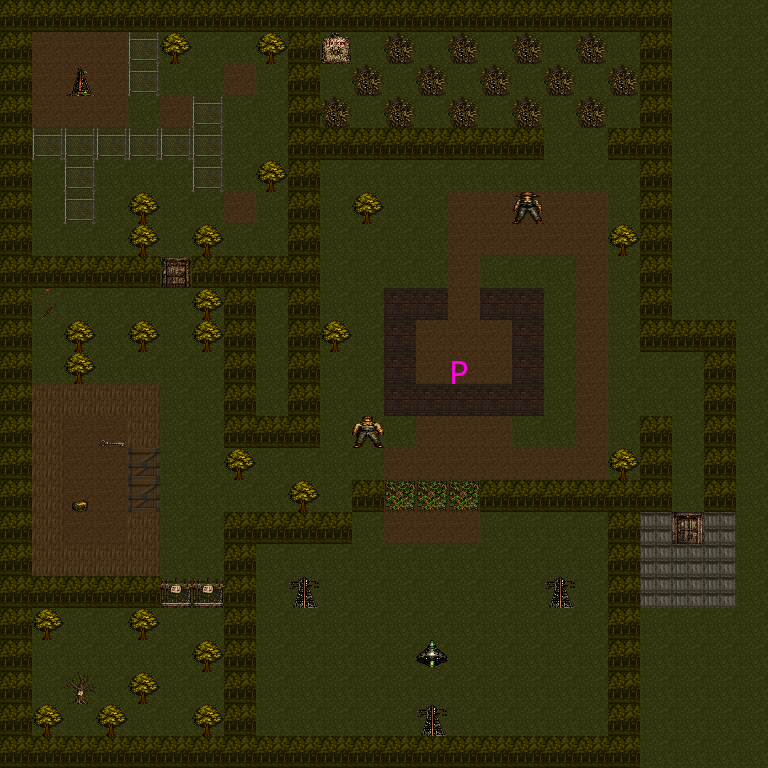

A level layout from a 2D game, rendered from its tile map. Below: a short description, then the map file with its tile-grid data intact:
An orthogonal 24x24 tile map with 32x32 px tiles, 3 tile layers (Floor, Walls, Entities).

<map version="1.5" tiledversion="1.7.2" orientation="orthogonal" renderorder="right-down" width="24" height="24" tilewidth="32" tileheight="32" infinite="0" nextlayerid="5" nextobjectid="2">
 <tileset firstgid="1" name="tileset" tilewidth="32" tileheight="32" tilecount="32" columns="8">
  <image source="tiles.png" width="256" height="128" />
 </tileset>
 <layer id="1" name="Floor" width="24" height="24">
  <data encoding="csv">
1,1,1,1,1,1,1,1,1,1,1,1,1,1,1,1,1,1,1,1,1,1,1,1,
1,3,3,3,1,1,1,1,1,1,1,1,1,1,1,1,1,1,1,1,1,1,1,1,
1,3,3,3,1,1,1,3,1,1,1,1,1,1,1,1,1,1,1,1,1,1,1,1,
1,3,3,3,1,3,1,1,1,1,1,1,1,1,1,1,1,1,1,1,1,1,1,1,
1,1,1,1,1,1,1,1,1,1,1,1,1,1,1,1,1,1,1,1,1,1,1,1,
1,1,1,1,1,1,1,1,1,1,1,1,1,1,1,1,1,1,1,1,1,1,1,1,
1,1,1,1,1,1,1,3,1,1,1,1,1,1,3,3,3,3,3,1,1,1,1,1,
1,1,1,1,1,1,1,1,1,1,1,1,1,1,3,3,3,3,3,1,1,1,1,1,
1,1,1,1,1,1,1,1,1,1,1,1,1,1,3,1,1,1,3,1,1,1,1,1,
1,1,1,1,1,1,1,1,1,1,1,1,1,1,3,1,1,1,3,1,1,1,1,1,
1,1,1,1,1,1,1,1,1,1,1,1,1,3,3,3,1,1,3,1,1,1,1,1,
1,1,1,1,1,1,1,1,1,1,1,1,1,3,3,3,1,1,3,1,1,1,1,1,
1,1,1,1,1,1,1,1,1,1,1,1,1,1,1,1,1,1,3,1,1,1,1,1,
1,1,3,3,1,1,1,1,1,1,1,1,1,3,3,3,1,1,3,1,1,1,1,1,
1,1,3,3,3,1,1,1,1,1,1,1,3,3,3,3,3,3,3,1,1,1,1,1,
1,1,3,3,3,1,1,1,1,1,1,1,3,3,3,1,1,1,1,1,1,1,1,1,
1,1,3,3,1,1,1,1,1,1,1,1,3,3,3,1,1,1,1,1,22,22,22,1,
1,1,1,1,1,1,1,1,1,1,1,1,1,1,1,1,1,1,1,1,22,22,22,1,
1,1,1,1,1,1,1,1,1,1,1,1,1,1,1,1,1,1,1,1,22,22,22,1,
1,1,1,1,1,1,1,1,1,1,1,1,1,1,1,1,1,1,1,1,1,1,1,1,
1,1,1,1,1,1,1,1,1,1,1,1,1,1,1,1,1,1,1,1,1,1,1,1,
1,1,1,1,1,1,1,1,1,1,1,1,1,1,1,1,1,1,1,1,1,1,1,1,
1,1,1,1,1,1,1,1,1,1,1,1,1,1,1,1,1,1,1,1,1,1,1,1,
1,1,1,1,1,1,1,1,1,1,1,1,1,1,1,1,1,1,1,1,1,1,1,1
</data>
 </layer>
 <layer id="2" name="Walls" width="24" height="24">
  <data encoding="csv">
5,5,5,5,5,5,5,5,5,5,5,5,5,5,5,5,5,5,5,5,5,0,0,0,
5,0,0,0,0,0,0,0,0,5,0,0,0,0,0,0,0,0,0,0,5,0,0,0,
5,0,0,0,0,0,0,0,0,5,0,0,0,0,0,0,0,0,0,0,5,0,0,0,
5,0,0,0,0,0,0,0,0,5,0,0,0,0,0,0,0,0,0,0,5,0,0,0,
5,0,0,0,0,0,0,0,0,5,5,5,5,5,5,5,5,0,0,5,5,0,0,0,
5,0,0,0,0,0,0,0,0,5,0,0,0,0,0,0,0,0,0,0,5,0,0,0,
5,0,0,0,0,0,0,0,0,5,0,0,0,0,0,0,0,0,0,0,5,0,0,0,
5,0,0,0,0,0,0,0,0,5,0,0,0,0,0,0,0,0,0,0,5,0,0,0,
5,5,5,5,5,0,5,5,5,5,0,0,0,0,0,0,0,0,0,0,5,0,0,0,
5,0,0,0,0,0,0,5,0,5,0,0,14,14,0,14,14,0,0,0,5,0,0,0,
5,0,0,0,0,0,0,5,0,5,0,0,14,0,0,0,14,0,0,0,5,5,5,0,
5,0,0,0,0,0,0,5,0,5,0,0,14,0,0,0,14,0,0,0,0,0,5,0,
5,4,4,4,4,0,0,5,0,5,0,0,14,14,14,14,14,0,0,0,0,0,5,0,
5,4,0,0,4,0,0,5,5,5,0,0,0,0,0,0,0,0,0,0,5,0,5,0,
5,4,0,0,2,0,0,0,0,0,0,0,0,0,0,0,0,0,0,0,5,0,5,0,
5,4,0,0,2,0,0,0,0,0,0,5,0,0,0,5,5,5,5,5,5,0,5,0,
5,4,0,0,4,0,0,5,5,5,5,0,0,0,0,0,0,0,0,5,22,23,22,0,
5,4,4,4,4,0,0,5,0,0,0,0,0,0,0,0,0,0,0,5,22,0,22,0,
5,5,5,5,5,0,0,5,0,0,0,0,0,0,0,0,0,0,0,5,22,22,22,0,
5,0,0,0,0,0,0,5,0,0,0,0,0,0,0,0,0,0,0,5,0,0,0,0,
5,0,0,0,0,0,0,5,0,0,0,0,0,0,0,0,0,0,0,5,0,0,0,0,
5,0,0,0,0,0,0,5,0,0,0,0,0,0,0,0,0,0,0,5,0,0,0,0,
5,0,0,0,0,0,0,5,0,0,0,0,0,0,0,0,0,0,0,5,0,0,0,0,
5,5,5,5,5,5,5,5,5,5,5,5,5,5,5,5,5,5,5,5,0,0,0,0
</data>
 </layer>
 <layer id="4" name="Entities" width="24" height="24">
  <data encoding="csv">
0,0,0,0,0,0,0,0,0,0,0,0,0,0,0,0,0,0,0,0,0,0,0,0,
0,0,0,0,26,11,0,0,11,0,21,0,20,0,20,0,20,0,20,0,0,0,0,0,
0,0,15,0,26,0,0,0,0,0,0,20,0,20,0,20,0,20,0,20,0,0,0,0,
0,0,0,0,0,0,26,0,0,0,20,0,20,0,20,0,20,0,20,0,0,0,0,0,
0,26,26,26,26,26,26,0,0,0,0,0,0,0,0,0,0,0,0,0,0,0,0,0,
0,0,26,0,0,0,26,0,11,0,0,0,0,0,0,0,0,0,0,0,0,0,0,0,
0,0,26,0,11,0,0,0,0,0,0,11,0,0,0,0,8,0,0,0,0,0,0,0,
0,0,0,0,11,0,11,0,0,0,0,0,0,0,0,0,0,0,0,11,0,0,0,0,
0,0,0,0,0,19,0,0,0,0,0,0,0,0,0,0,0,0,0,0,0,0,0,0,
0,6,0,0,0,0,11,0,0,0,0,0,0,0,0,0,0,0,0,0,0,0,0,0,
0,0,11,0,11,0,11,0,0,0,11,0,0,0,0,0,0,0,0,0,0,0,0,0,
0,0,11,0,0,0,0,0,0,0,0,0,0,0,10,0,0,0,0,0,0,0,0,0,
0,0,0,0,0,0,0,0,0,0,0,0,0,0,0,0,0,0,0,0,0,0,0,0,
0,0,0,24,0,0,0,0,0,0,0,9,0,0,0,0,0,0,0,0,0,0,0,0,
0,0,0,0,2,0,0,11,0,0,0,0,0,0,0,0,0,0,0,11,0,0,0,0,
0,0,13,0,2,0,0,0,0,11,0,0,12,12,12,0,0,0,0,0,0,0,0,0,
0,0,0,0,0,0,0,0,0,0,0,0,0,0,0,0,0,0,0,0,0,23,0,0,
0,0,0,0,0,0,0,0,0,0,0,0,0,0,0,0,0,0,0,0,0,0,0,0,
0,0,0,0,0,18,18,0,0,16,0,0,0,0,0,0,0,16,0,0,0,0,0,0,
0,11,0,0,11,0,0,0,0,0,0,0,0,0,0,0,0,0,0,0,0,0,0,0,
0,0,0,0,0,0,11,0,0,0,0,0,0,17,0,0,0,0,0,0,0,0,0,0,
0,0,25,0,11,0,0,0,0,0,0,0,0,0,0,0,0,0,0,0,0,0,0,0,
0,11,0,11,0,0,11,0,0,0,0,0,0,16,0,0,0,0,0,0,0,0,0,0,
0,0,0,0,0,0,0,0,0,0,0,0,0,0,0,0,0,0,0,0,0,0,0,0
</data>
 </layer>
</map>
